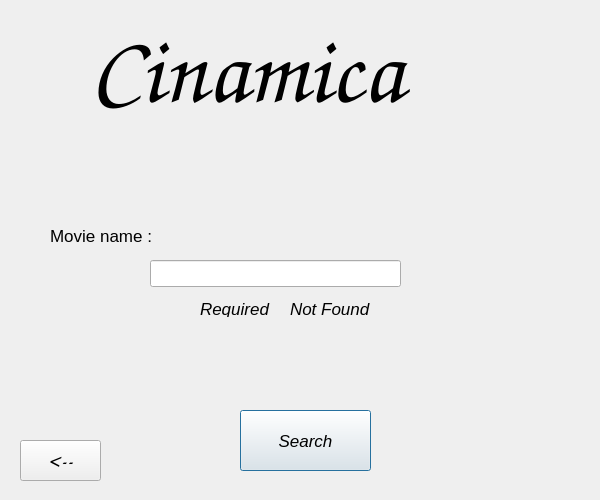
<?xml version="1.0" encoding="UTF-8"?>
<ui version="4.0">
 <class>NameSearch</class>
 <widget class="QDialog" name="NameSearch">
  <property name="geometry">
   <rect>
    <x>0</x>
    <y>0</y>
    <width>600</width>
    <height>500</height>
   </rect>
  </property>
  <property name="windowTitle">
   <string>Dialog</string>
  </property>
  <widget class="QLabel" name="label">
   <property name="geometry">
    <rect>
     <x>90</x>
     <y>0</y>
     <width>401</width>
     <height>141</height>
    </rect>
   </property>
   <property name="font">
    <font>
     <family>Comic Sans MS</family>
     <pointsize>72</pointsize>
     <weight>75</weight>
     <italic>true</italic>
     <bold>true</bold>
    </font>
   </property>
   <property name="text">
    <string>Cinamica</string>
   </property>
  </widget>
  <widget class="QLineEdit" name="lineEdit">
   <property name="geometry">
    <rect>
     <x>150</x>
     <y>260</y>
     <width>251</width>
     <height>27</height>
    </rect>
   </property>
   <property name="text">
    <string/>
   </property>
  </widget>
  <widget class="QLabel" name="label_2">
   <property name="geometry">
    <rect>
     <x>50</x>
     <y>220</y>
     <width>141</width>
     <height>31</height>
    </rect>
   </property>
   <property name="font">
    <font>
     <pointsize>13</pointsize>
    </font>
   </property>
   <property name="text">
    <string>Movie name :</string>
   </property>
  </widget>
  <widget class="QPushButton" name="pushButton">
   <property name="geometry">
    <rect>
     <x>240</x>
     <y>410</y>
     <width>131</width>
     <height>61</height>
    </rect>
   </property>
   <property name="font">
    <font>
     <pointsize>13</pointsize>
     <italic>true</italic>
    </font>
   </property>
   <property name="text">
    <string>Search</string>
   </property>
  </widget>
  <widget class="QLabel" name="label_3">
   <property name="geometry">
    <rect>
     <x>200</x>
     <y>300</y>
     <width>81</width>
     <height>17</height>
    </rect>
   </property>
   <property name="font">
    <font>
     <pointsize>13</pointsize>
     <italic>true</italic>
    </font>
   </property>
   <property name="text">
    <string>Required</string>
   </property>
  </widget>
  <widget class="QLabel" name="label_4">
   <property name="geometry">
    <rect>
     <x>290</x>
     <y>300</y>
     <width>81</width>
     <height>17</height>
    </rect>
   </property>
   <property name="font">
    <font>
     <pointsize>13</pointsize>
     <italic>true</italic>
    </font>
   </property>
   <property name="text">
    <string>Not Found</string>
   </property>
  </widget>
  <widget class="QPushButton" name="pushButton_3">
   <property name="geometry">
    <rect>
     <x>20</x>
     <y>440</y>
     <width>81</width>
     <height>41</height>
    </rect>
   </property>
   <property name="font">
    <font>
     <family>Comic Sans MS</family>
     <pointsize>17</pointsize>
     <weight>50</weight>
     <italic>false</italic>
     <bold>false</bold>
    </font>
   </property>
   <property name="text">
    <string>&lt;--</string>
   </property>
  </widget>
 </widget>
 <resources/>
 <connections/>
</ui>
